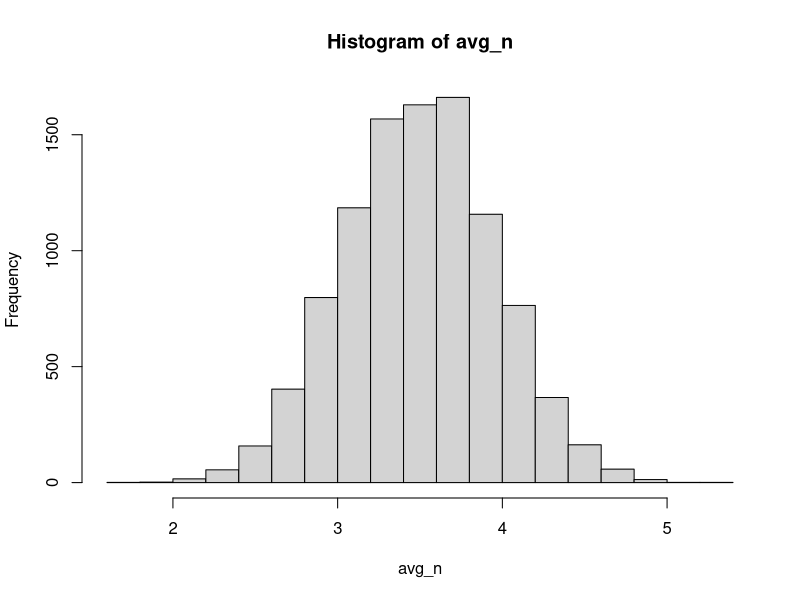

Source code (R):
# Coursera JHPH Data Science
# 005 - Statistical Inference
# Week 2 | Homework
#
# Joe Nguyen | 18 Oct, 2015

# Change working directory
dirBase <- "/home/joe/Documents/01-coursera/01-data-science"
dirWorking <- "/06-inference"
setwd(file.path(dirBase, dirWorking))
rm(list = ls())


## Question 1
# The probability that a manuscript gets accepted to a journal is 12% (say). However, given that a revision is asked for, the probability that it gets accepted is 90%. Is it possible that the probability that a manuscript has a revision asked for is 20%? 
#
# A <- accepted
# B <- revision
#
# P(A) <- 0.12
# P(A|B) <- 0.9
# P(B) <- 0.2?
#
# Using conditional probability, P(A|B) = P(A && B) / P(B);
# [P(A && B) subset P(A)] = P(A|B) * P(B);
# P(A): 0.12 < 0.18 (0.9 * 0.2)
# ANSWER:
# No, not possible.


## Question 2
# Suppose that the number of web hits to a particular site are approximately normally distributed with a mean of 100 hits per day and a standard deviation of 10 hits per day. What's the probability that a given day has fewer than 93 hits per day expressed as a percentage to the nearest percentage point?
#
# X <- number of hits
# x <- 93
#
# Find P(X <= x); i.e. find density (area under Normal distribution) below x == 93
# Expect P(X <= x) < 0.5 and > 0.16 (0.5 - 0.68/2)
x <- 93
mu <- 100
sd <- 10
pnorm(x, 100, 10)


## Question 3
# Suppose 5% of housing projects have issues with asbestos. The sensitivity of a test for asbestos is 93% and the specificity is 88%. What is the probability that a housing project has no asbestos given a negative test expressed as a percentage to the nearest percentage point?
#
# A <- house has asbestos
# P(A) <- 0.05
# P(+|A) <- 0.93
# P(-|!A) <- 0.88
#
# Find P(!A|-) = P(-|!A)P(!A) / ( P(-|!A)P(!A) + P(-|A)P(A) )
pA <- 0.05
pYesA <- 0.93
pNoANeg <- 0.88

pANeg <- 1 - pA
pNoA <- 1 - pYesA

num <- pNoANeg * pANeg
den <- num + pNoA * pA
pANegNo <- num / den; pANegNo


## Question 4
# Suppose that the number of web hits to a particular site are approximately normally distributed with a mean of 100 hits per day and a standard deviation of 10 hits per day.
#
# 1. What number of web hits per day represents the number so that only 5% of days have more hits? Express your answer to 3 decimal places.
#
# X <- number of hits
# Find x s.t. F(X = x) = 0.95 (CDF cumulative distribution function)
mu <- 100
sd <- 10
p <- 0.95
round(qnorm(p, mu, sd), 3)


## Question 5
# 2. Imagine taking a random sample of 50 days. What number of web hits would be the point so that only 5% of averages of 50 days of web traffic have more hits? Express your answer to 3 decimal places. 
nSim <- 10000
n <- 50

hits50dayAvg <- apply( matrix(rnorm(nSim * n, mu, sd), nSim), 1, mean)

# Get top 5% of simulations
round(quantile(hits50dayAvg, p), 3)

## Analytical solution: XBar is average hits for n = 50; then X ~ N(100, 10^2/50) ##
round(qnorm(.95, mean = 100, sd = 10 / sqrt(50) ), 3)


## Question 6
# You don't believe that your friend can discern good wine from cheap. Assuming that you're right, in a blind test where you randomize 6 paired varieties (Merlot, Chianti, ...) of cheap and expensive wines
#
# 1. What is the chance that she gets 5 or 6 right expressed as a percentage to one decimal place?
#
# SOLUTION: Binomial distribution
round(pbinom(4, size = 6, prob = 0.5, lower.tail = FALSE) * 100, 1)


## Question 7
# Consider a uniform distribution. If we were to sample 100 draws from a uniform distribution (which has mean 0.5, and variance 1/12) and take their mean, Xˉ
#
# 1. What is the approximate probability of getting as large as 0.51 or larger expressed to 3 decimal places?
#
# SOLUTION: Use CLT (central limit theorem) which says XBar ~ N(mu, var/n)
mu <- 0.5
var <- 1/12
n <- 100
round(pnorm(0.51, mu, sqrt(var/n), lower.tail = FALSE), 3)


## Question 8
# If you roll ten standard dice, take their average, then repeat this process over and over and construct a histogram,
#
# 1. what would it be centered at?
#
# SOLUTION: dice roll has uniform distribution
nSim <- 10000
n <- 10

avg_n <- apply(matrix(runif(nSim * n, min = 1, max = 6), nSim), 1, mean)
hist(avg_n)
mean(avg_n)


## Question 9
# 2. what would be its variance expressed to 3 decimal places?
round(var(avg_n), 3)

# Analytical Solution:
min <- 1
max <- 6
varDice <- ((max - min + 1)^2 - 1) / 12
var_n <- round(varDice / n, 3); var_n

# Variance of single dice roll using definition: var = E[(X - E[X])^2]
varDice2 <- mean((1:6 - mean(1:6))^2); varDice2


## Question 10
# The number of web hits to a site is Poisson with mean 16.5 per day. What is the probability of getting 20 or fewer in 2 days expressed as a percentage to one decimal place?
lambda <- 16.5
t <- 2
round(ppois(20, lambda*t) * 100, 1)





